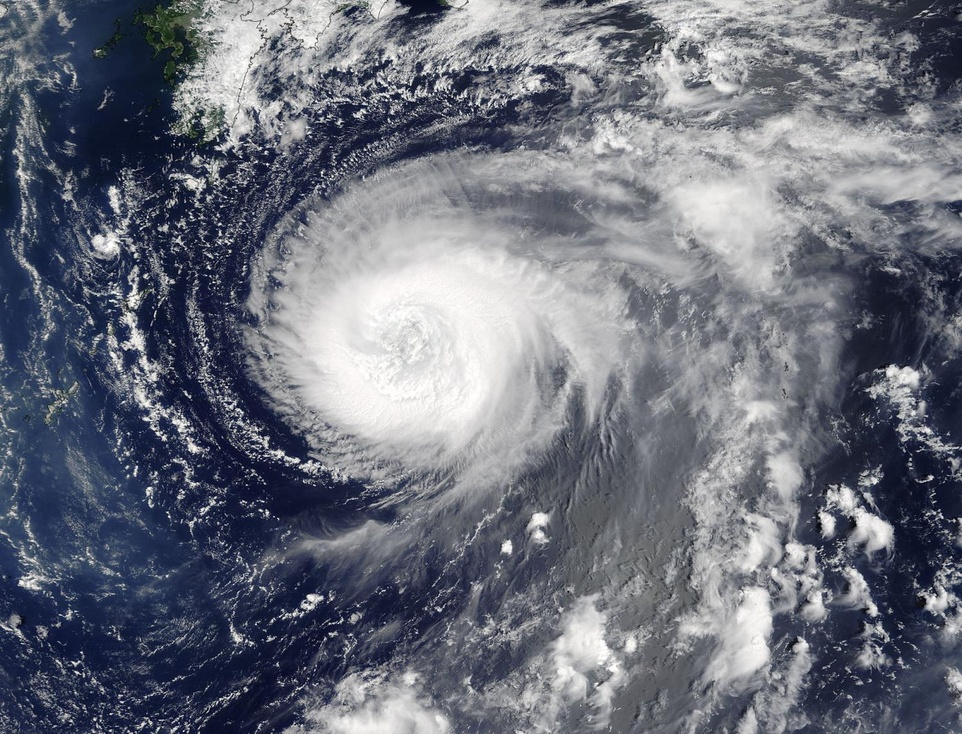
#> input picture Clouds_img/cloud2.jpg, 962 x 734 px, shrunk from 1500 x 1144 before the run
$ python 'Cloud Analaysis  Test.py'
#> lines starting #> are read from the running program, lines starting #| are printed output that depends on the picture; after the words box and inside, x2 and y2 are one past the last pixel; in counts of white or black regions, pixels touching at a corner belong together
import cv2
import numpy as np
import matplotlib.pyplot as plt
from tkinter import Tk
from tkinter.filedialog import askopenfilename

# This Segement Images of Clouds and field and Mountains
root = Tk()
root.withdraw()

# Use file dialog to select image
file_path = askopenfilename(title="Select an image")
#> the answer given: ../Clouds_img/cloud2.jpg

img = cv2.imread(file_path)
#> img is the input picture: shape (734, 962, 3); mean B, G, R 123.3, 111.5, 107.7

gray = cv2.cvtColor(img, cv2.COLOR_BGR2GRAY)
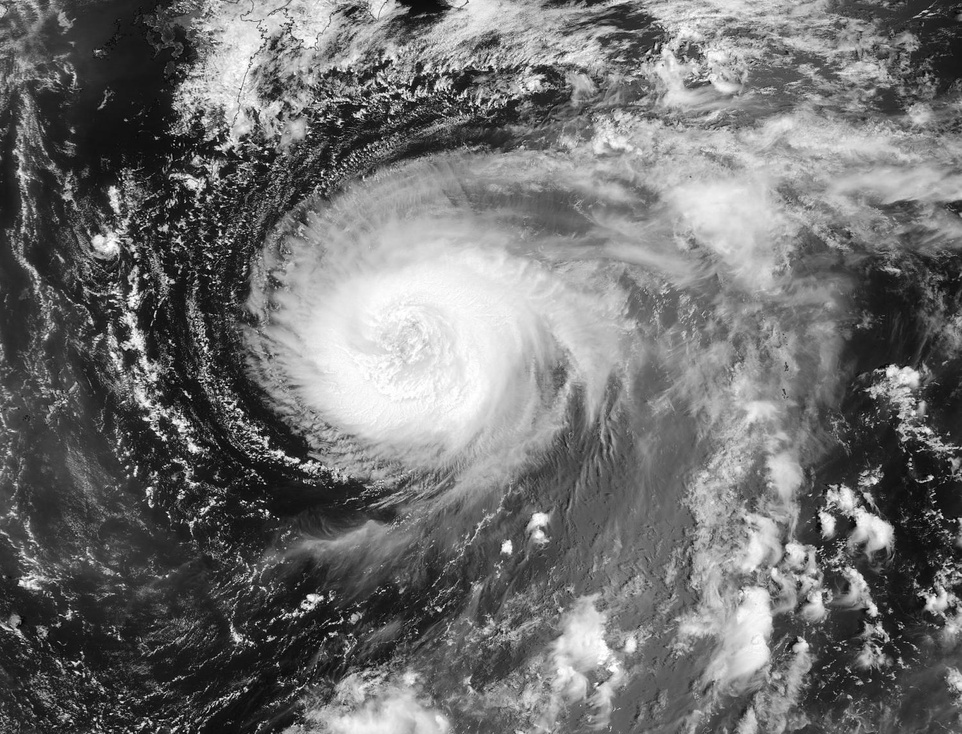
#> gray: shape (734, 962); min 1, max 255, mean 111.8

ret, thresh = cv2.threshold(gray, 127, 255, cv2.THRESH_BINARY)
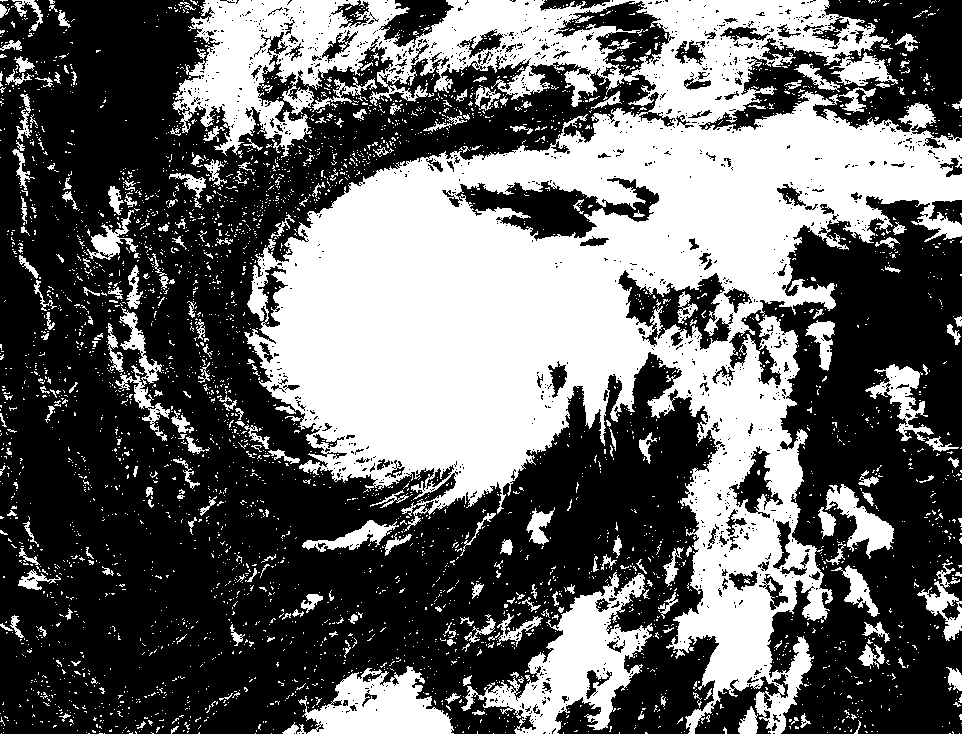
#> thresh: shape (734, 962); 40.1% white; 3732 white regions (3471 under 20 px)

contours, hierarchy = cv2.findContours(thresh, cv2.RETR_TREE, cv2.CHAIN_APPROX_SIMPLE)
#> contours = 5942 contours, 5586 with area under 20; largest, box (x1, y1, x2, y2) and area: (172, 0, 962, 734) 247071, (461, 572, 653, 734) 11394, (298, 666, 454, 734) 6260, (455, 177, 660, 242) 6066, (617, 269, 732, 351) 4319

# Filter contours based on area
filtered_contours = []
for cnt in contours:
    area = cv2.contourArea(cnt)
    if area > 1000:  # adjust the threshold to filter smaller contours
        filtered_contours.append(cnt)
#> this loop made 5942 passes
#> area on passes 456, 1087, 1316: 6260, 11393.5, 1136
#> after the loop, filtered_contours = 12 contours; largest, box (x1, y1, x2, y2) and area: (172, 0, 962, 734) 247071, (461, 572, 653, 734) 11394, (298, 666, 454, 734) 6260, (455, 177, 660, 242) 6066, (617, 269, 732, 351) 4319

# Create a blank mask for the clouds
mask_clouds = np.zeros_like(thresh)

# Create a blank mask for the mountains
mask_mountains = np.zeros_like(thresh)

# Identify the contours for clouds and mountains
for cnt in filtered_contours:
    # Find the bounding box of the contour
    x, y, w, h = cv2.boundingRect(cnt)
    aspect_ratio = w / h

    # If the aspect ratio of the bounding box is greater than a threshold, it's likely a mountain
    if aspect_ratio > 2:
        cv2.drawContours(mask_mountains, [cnt], -1, 255, -1)
    # Otherwise, it's likely a cloud
    else:
        cv2.drawContours(mask_clouds, [cnt], -1, 255, -1)
#> this loop made 12 passes
#> (x, y, w, h, aspect_ratio) on passes 1 to 12: (298, 666, 156, 68, 2.29), (461, 572, 192, 162, 1.19), (917, 562, 45, 79, 0.57), (825, 484, 69, 75, 0.92), (865, 364, 69, 77, 0.896), (115, 307, 55, 134, 0.41), (829, 52, 69, 34, 2.03), (172, 0, 790, 734, 1.08), (728, 445, 56, 69, 0.812), (617, 269, 115, 82, 1.4), (455, 177, 205, 65, 3.15), (555, 0, 116, 78, 1.49)
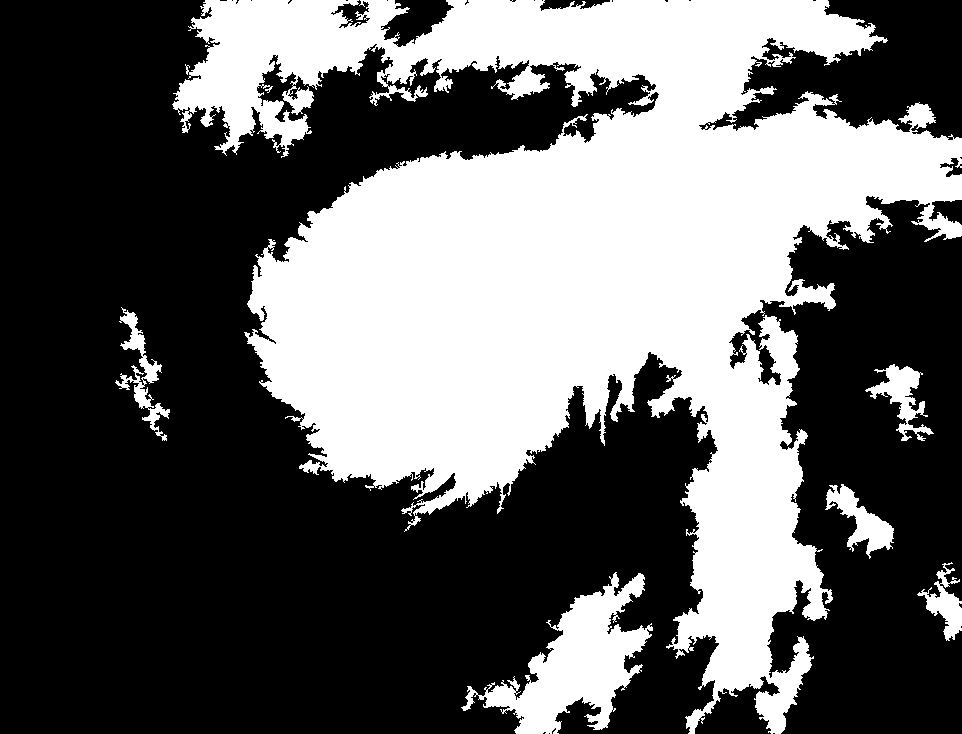
#> mask_clouds: shape (734, 962); 38.6% white; 6 white regions, box (x1, y1, x2, y2) and area: (172, 0, 962, 734) 253653, (461, 572, 653, 734) 12107, (825, 484, 894, 559) 1930, (865, 364, 934, 441) 1813, (115, 307, 170, 441) 1722, (917, 562, 962, 641) 1329
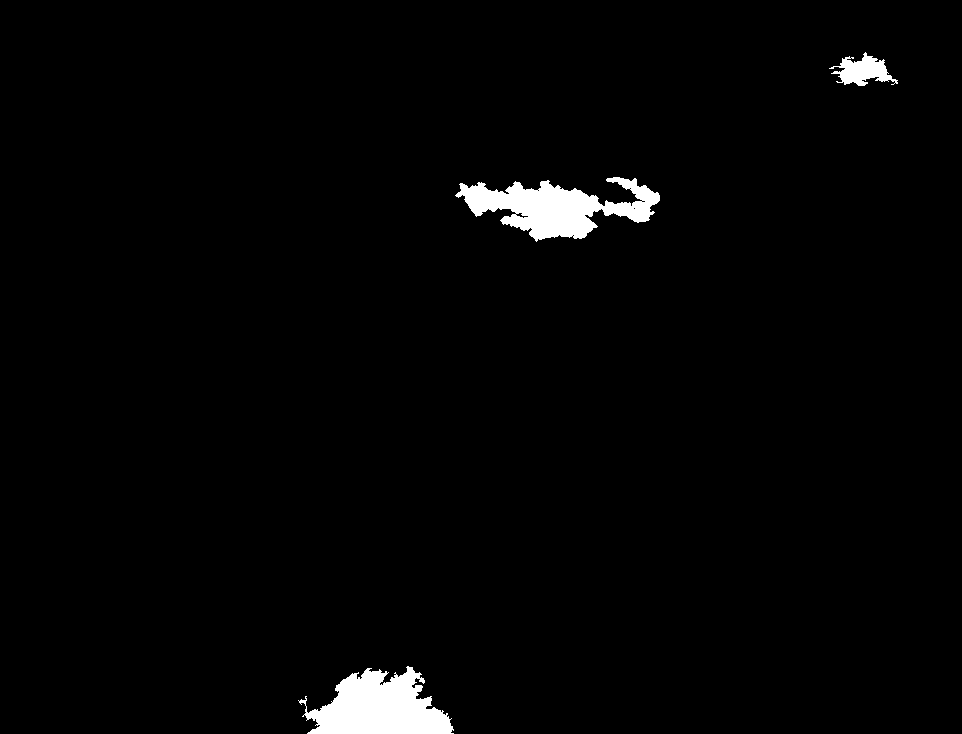
#> mask_mountains: shape (734, 962); 2% white; 3 white regions, box (x1, y1, x2, y2) and area: (298, 666, 454, 734) 6563, (455, 177, 660, 242) 6488, (829, 52, 898, 86) 1155

# Apply morphological operations to remove noise and fill gaps in the clouds
kernel = np.ones((5, 5), np.uint8)
opening = cv2.morphologyEx(mask_clouds, cv2.MORPH_OPEN, kernel, iterations=2)
#> opening: shape (734, 962); 36.1% white; 18 white regions, largest, box (x1, y1, x2, y2) and area: (179, 0, 962, 689) 234974, (487, 577, 647, 734) 10702, (756, 653, 810, 733) 1888
closing = cv2.morphologyEx(opening, cv2.MORPH_CLOSE, kernel, iterations=2)
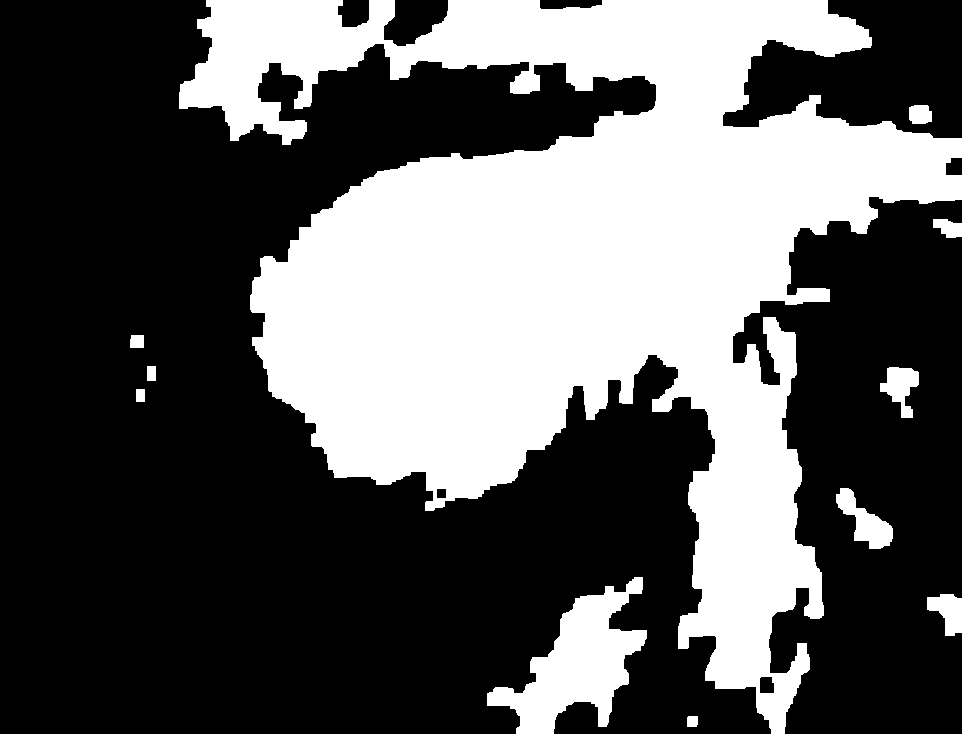
#> closing: shape (734, 962); 36.5% white; 11 white regions, largest, box (x1, y1, x2, y2) and area: (179, 0, 962, 734) 241739, (487, 577, 647, 734) 10905, (836, 488, 893, 549) 1535

# Draw the filtered contours on the original image
img_masked = cv2.bitwise_and(img, img, mask=mask_mountains)
img_masked = cv2.bitwise_or(img_masked, img, mask=closing)
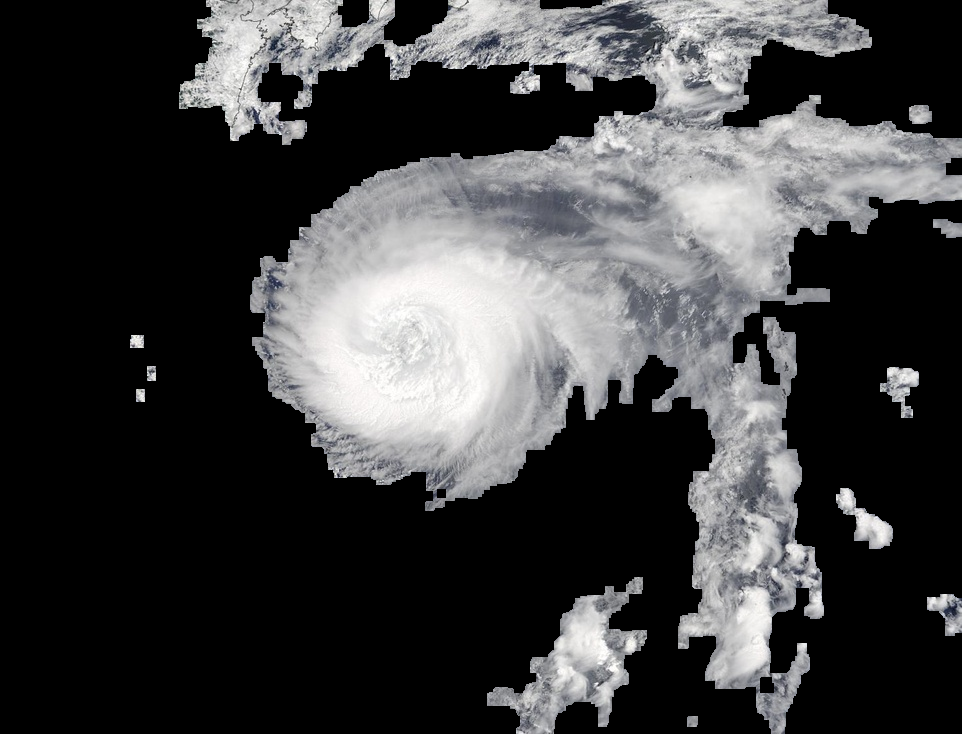
#> img_masked: shape (734, 962, 3); mean B, G, R 64.6, 63.7, 63.5

# Display the segmented image
plt.imshow(img_masked)
plt.show()

$ run again, on Clouds_img/cloud1.png
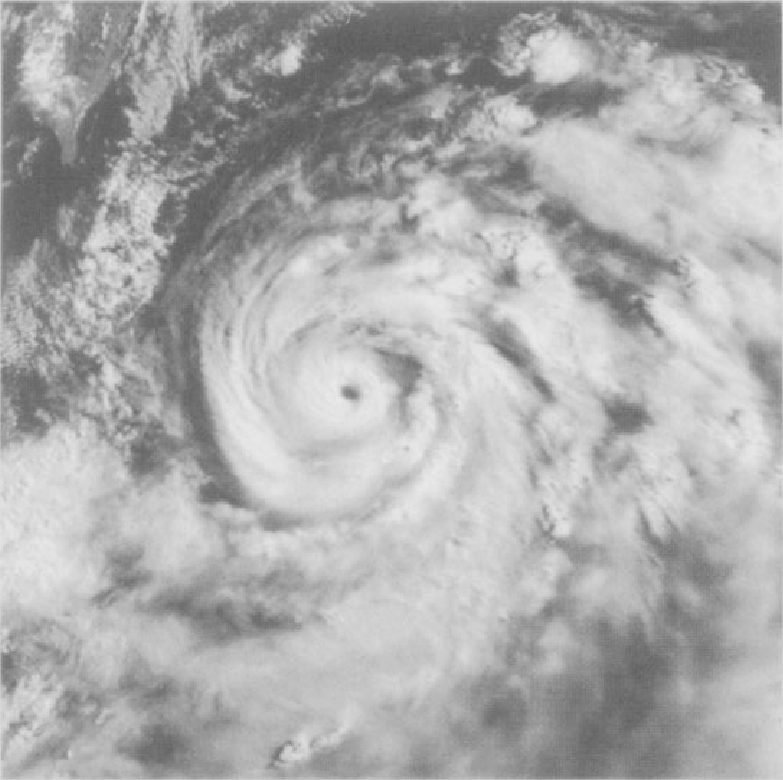
#> input picture Clouds_img/cloud1.png, 783 x 780 px
#> img is the input picture: shape (780, 783, 3); mean B, G, R 172, 172, 172
#> `ret, thresh = cv2.threshold(gray, 127, 255, cv2.THRESH_BINARY)`:
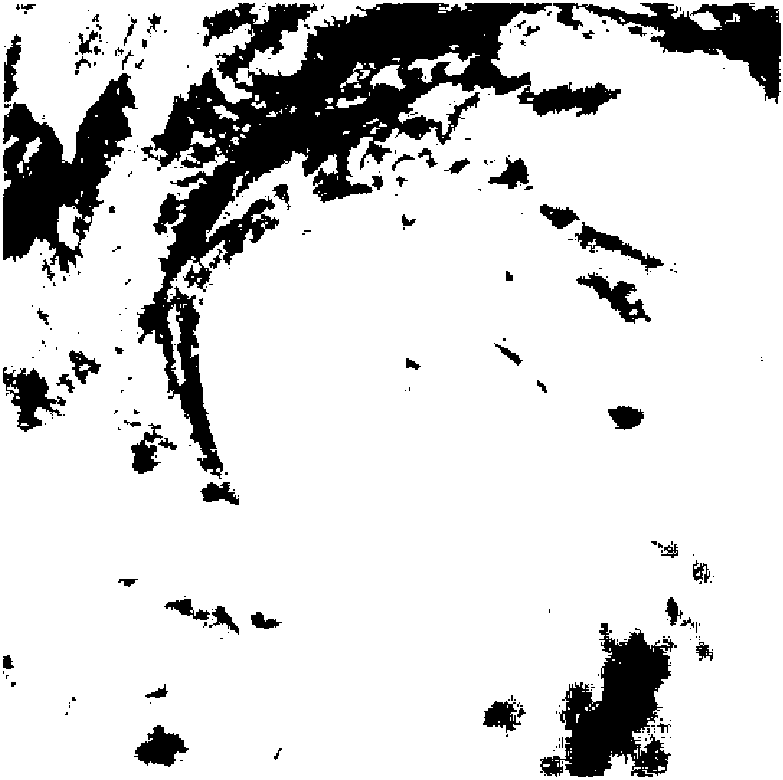
#> thresh: shape (780, 783); 83.8% white; 271 black regions (201 under 20 px)
#> contours = 520 contours, 405 with area under 20; largest, box (x1, y1, x2, y2) and area: (0, 0, 783, 780) 609178, (136, 2, 553, 480) 55138, (2, 72, 139, 274) 14026, (539, 622, 675, 778) 11268, (552, 2, 782, 105) 8188
#> the loop `for cnt in contours:` made 520 passes
#> area on passes 7, 15, 21: 48, 22, 21
#> after the loop `for cnt in contours:`: filtered_contours = 10 contours; largest, box (x1, y1, x2, y2) and area: (0, 0, 783, 780) 609178, (136, 2, 553, 480) 55138, (2, 72, 139, 274) 14026, (539, 622, 675, 778) 11268, (552, 2, 782, 105) 8188
#> the loop `for cnt in filtered_contours:` made 10 passes
#> (x, y, w, h, aspect_ratio) on passes 2 to 9: (133, 724, 57, 44, 1.3), (539, 622, 136, 156, 0.872), (2, 366, 61, 67, 0.91), (575, 271, 77, 54, 1.43), (574, 221, 91, 52, 1.75), (516, 81, 106, 37, 2.86), (2, 72, 137, 202, 0.678), (552, 2, 230, 103, 2.23)
#> after the loop `for cnt in filtered_contours:`:
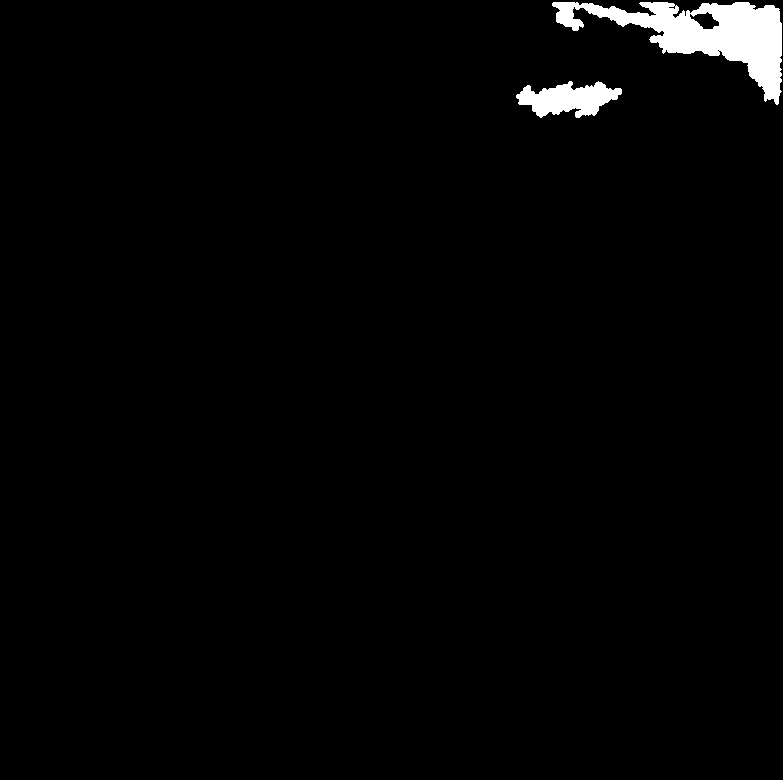
#> mask_mountains: shape (780, 783); 1.8% white; 2 white regions, box (x1, y1, x2, y2) and area: (552, 2, 782, 105) 8672, (516, 81, 622, 118) 2349

$ run again, on Clouds_img/cloud3.webp
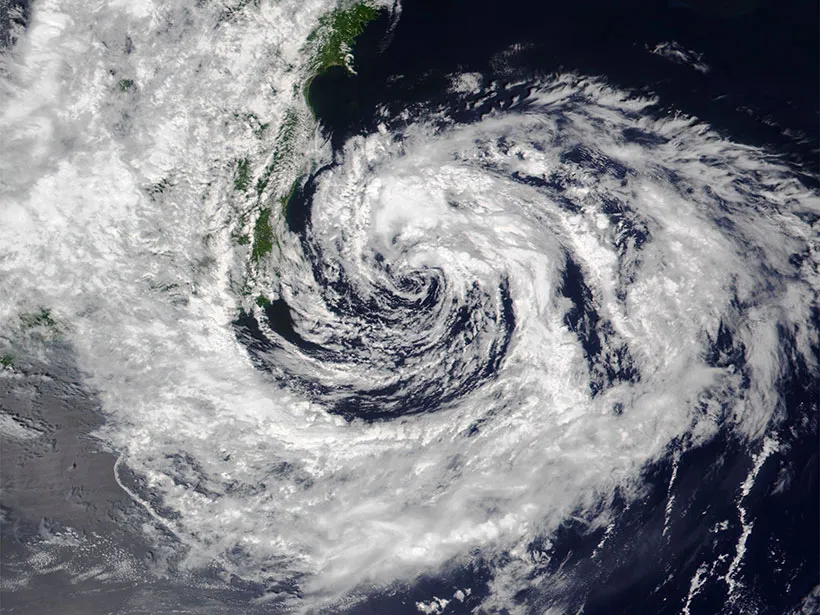
#> input picture Clouds_img/cloud3.webp, 820 x 615 px
#> img is the input picture: shape (615, 820, 3); mean B, G, R 136.7, 131.1, 129.6
#> `ret, thresh = cv2.threshold(gray, 127, 255, cv2.THRESH_BINARY)`:
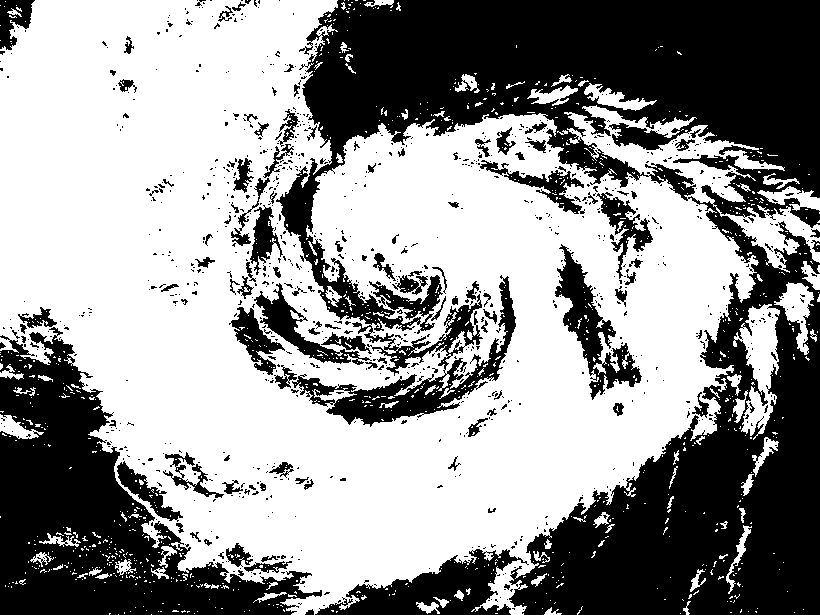
#> thresh: shape (615, 820); 58.4% white; 951 black regions (835 under 20 px)
#> contours = 2440 contours, 2202 with area under 20; largest, box (x1, y1, x2, y2) and area: (0, 0, 820, 615) 310076, (291, 275, 517, 428) 6754, (554, 243, 643, 401) 4503, (733, 304, 780, 440) 2959, (253, 282, 371, 365) 2288
#> the loop `for cnt in contours:` made 2440 passes
#> area on passes 30, 46, 49: 39.5, 117, 24.5
#> after the loop `for cnt in contours:`: filtered_contours = 13 contours; largest, box (x1, y1, x2, y2) and area: (0, 0, 820, 615) 310076, (291, 275, 517, 428) 6754, (554, 243, 643, 401) 4503, (733, 304, 780, 440) 2959, (253, 282, 371, 365) 2288
#> the loop `for cnt in filtered_contours:` made 13 passes
#> (x, y, w, h, aspect_ratio) on passes 1 to 8: (733, 304, 47, 136, 0.346), (774, 282, 40, 73, 0.548), (0, 0, 820, 615, 1.33), (116, 460, 68, 62, 1.1), (230, 306, 56, 70, 0.8), (371, 299, 113, 78, 1.45), (253, 282, 118, 83, 1.42), (291, 275, 226, 153, 1.48)
#> opening: shape (615, 820); 61.3% white; 5 black regions (2 under 20 px), largest, box (x1, y1, x2, y2) and area: (0, 0, 820, 615) 193790, (0, 0, 35, 71) 1223, (241, 0, 260, 7) 68
#> closing: shape (615, 820); 61.7% white; 4 black regions, box (x1, y1, x2, y2) and area: (303, 0, 820, 615) 146038, (0, 336, 301, 615) 40811, (281, 165, 412, 330) 5131, (0, 0, 32, 53) 1157
#> `img_masked = cv2.bitwise_or(img_masked, img, mask=closing)`:
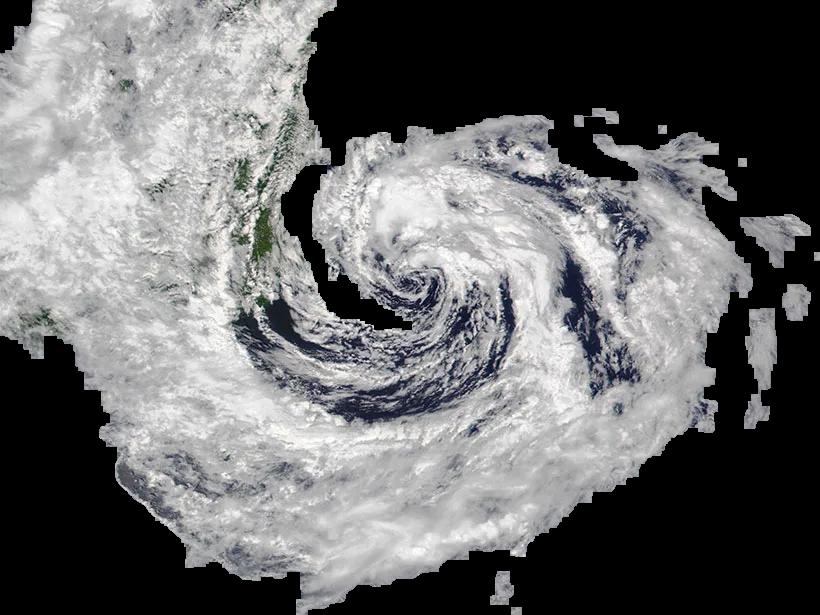
#> img_masked: shape (615, 820, 3); mean B, G, R 109.4, 108.5, 108.2
